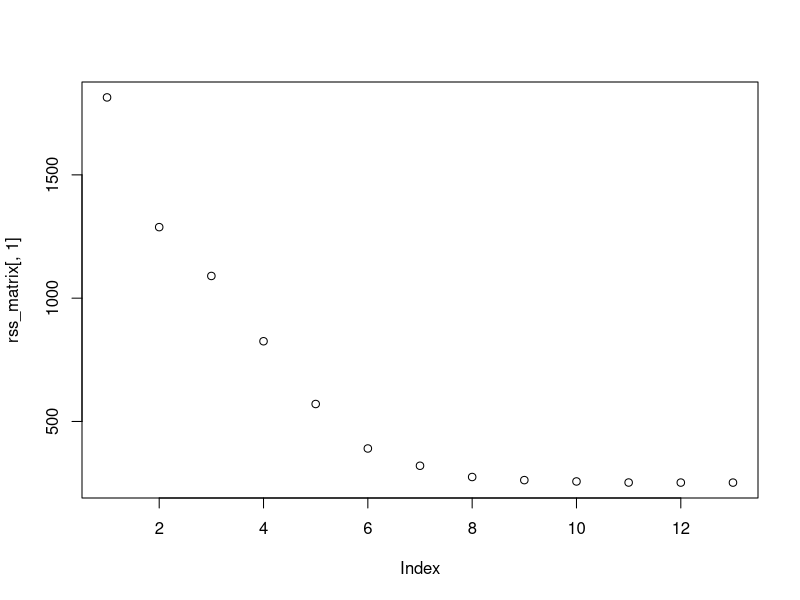

Here is the R script that generated this plot:
#!/usr/bin/env Rscript

get_lm_formula <- function(space, house_data) {
    y <- paste("as.matrix(house_data[", 1, "])", sep="")
    x <- ""
    for(j in 1:length(space)){
        if(j==1){   x <- paste("as.matrix(house_data[", space, "])", sep="")       } 
        else    {   x <- paste(x, "as.matrix(house_data[", space[j], "])", sep="") }
        if(j != length(space)) { x <- paste(x, "+", sep="") }
    }
    result <- paste(y, x[1], sep="~")
    return(result)
}


residual_sum_of_squares <- function(index, space, house_data, rss_matrix) {
    # The residual sum of squares (RSS), also known as the sum of squared
    # residuals (SSR) or the sum of squared errors of prediction (SSE),
    # is the sum of the squares of residuals (deviations of predicted from
    # actual empirical values of data).
    rss <- c()
    for(contor in 1:nrow(space)) {
        formula <- get_lm_formula(space[contor,])
        lm_formula = lm(as.formula(formula))
        rss[contor] = sum(lm_formula$residuals ^ 2)
    }

    rss_matrix[index, 1] = min(rss)
    i_min = which.min(rss)
    
    for (contor in 1:ncol(space) ) {
        rss_matrix[index, contor+1] = space[i_min,contor]
    }
    
    return(rss_matrix)
}


exercitiul_1 <- function() {
    # Sa se determine pentru fiecare dimensiune *p* de la 1 la *n* = 13
    # modelul de regresie avand *p* variabile și care optimizeaza,
    # *respectiv*, *Residual Sum of Squares* (RSS), R^2, R^2a și CP.
    house_data <- read.table(file="house.dat", header=TRUE)
    rss_matrix <- matrix(nrow=13, ncol=14)

    for (index in 1:13) {
        space <- t(combn(2:14, index))
        rss_matrix <- residual_sum_of_squares(index, space, house_data, rss_matrix)
    }
    rss_matrix[is.na(rss_matrix)] <- 0
    
    print(rss_matrix)
    
    pdf('rss_matrix.pdf')
        plot(rss_matrix[,1])
    dev.off()
}

exercitiul_1()
